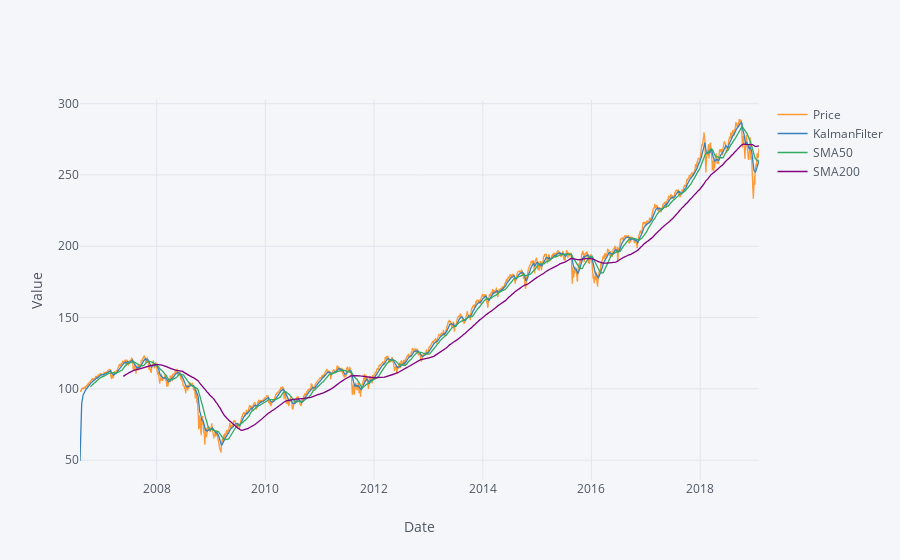

This figure's notebook cell:
### Code cell
signals[['Price','KalmanFilter','SMA50','SMA200']].iplot(xTitle='Date',yTitle='Value')

### Figure 1 — Plotly figure (JSON) as saved in the notebook; plotly's stock layout.template omitted (floating-point values rounded to 4 significant figures; data arrays with more than 128 entries replaced by an {"elided": "..."} marker saying what was removed)
{"data": [{"line": {"color": "rgba(255, 153, 51, 1.0)", "dash": "solid", "shape": "linear", "width": 1.3}, "mode": "lines", "name": "Price", "text": "", "type": "scatter", "uid": "5f2b7130-d0e8-4a36-95e4-b81860ba3148", "x": {"elided": "3144 str values"}, "y": {"elided": "3144 float values"}}, {"line": {"color": "rgba(55, 128, 191, 1.0)", "dash": "solid", "shape": "linear", "width": 1.3}, "mode": "lines", "name": "KalmanFilter", "text": "", "type": "scatter", "uid": "c75be416-011d-493b-a396-7b2a1b5a5950", "x": {"elided": "3144 str values"}, "y": {"elided": "3144 float values"}}, {"line": {"color": "rgba(50, 171, 96, 1.0)", "dash": "solid", "shape": "linear", "width": 1.3}, "mode": "lines", "name": "SMA50", "text": "", "type": "scatter", "uid": "9b29e296-d40c-4fde-a310-09a7ba680be0", "x": {"elided": "3144 str values"}, "y": {"elided": "3144 mixed values"}}, {"line": {"color": "rgba(128, 0, 128, 1.0)", "dash": "solid", "shape": "linear", "width": 1.3}, "mode": "lines", "name": "SMA200", "text": "", "type": "scatter", "uid": "2e824c83-51de-4421-9935-25611d16a5f0", "x": {"elided": "3144 str values"}, "y": {"elided": "3144 mixed values"}}], "layout": {"legend": {"bgcolor": "#F5F6F9", "font": {"color": "#4D5663"}}, "paper_bgcolor": "#F5F6F9", "plot_bgcolor": "#F5F6F9", "title": {"font": {"color": "#4D5663"}}, "xaxis": {"gridcolor": "#E1E5ED", "showgrid": true, "tickfont": {"color": "#4D5663"}, "title": {"font": {"color": "#4D5663"}, "text": "Date"}, "zerolinecolor": "#E1E5ED"}, "yaxis": {"gridcolor": "#E1E5ED", "showgrid": true, "tickfont": {"color": "#4D5663"}, "title": {"font": {"color": "#4D5663"}, "text": "Value"}, "zerolinecolor": "#E1E5ED"}}}
